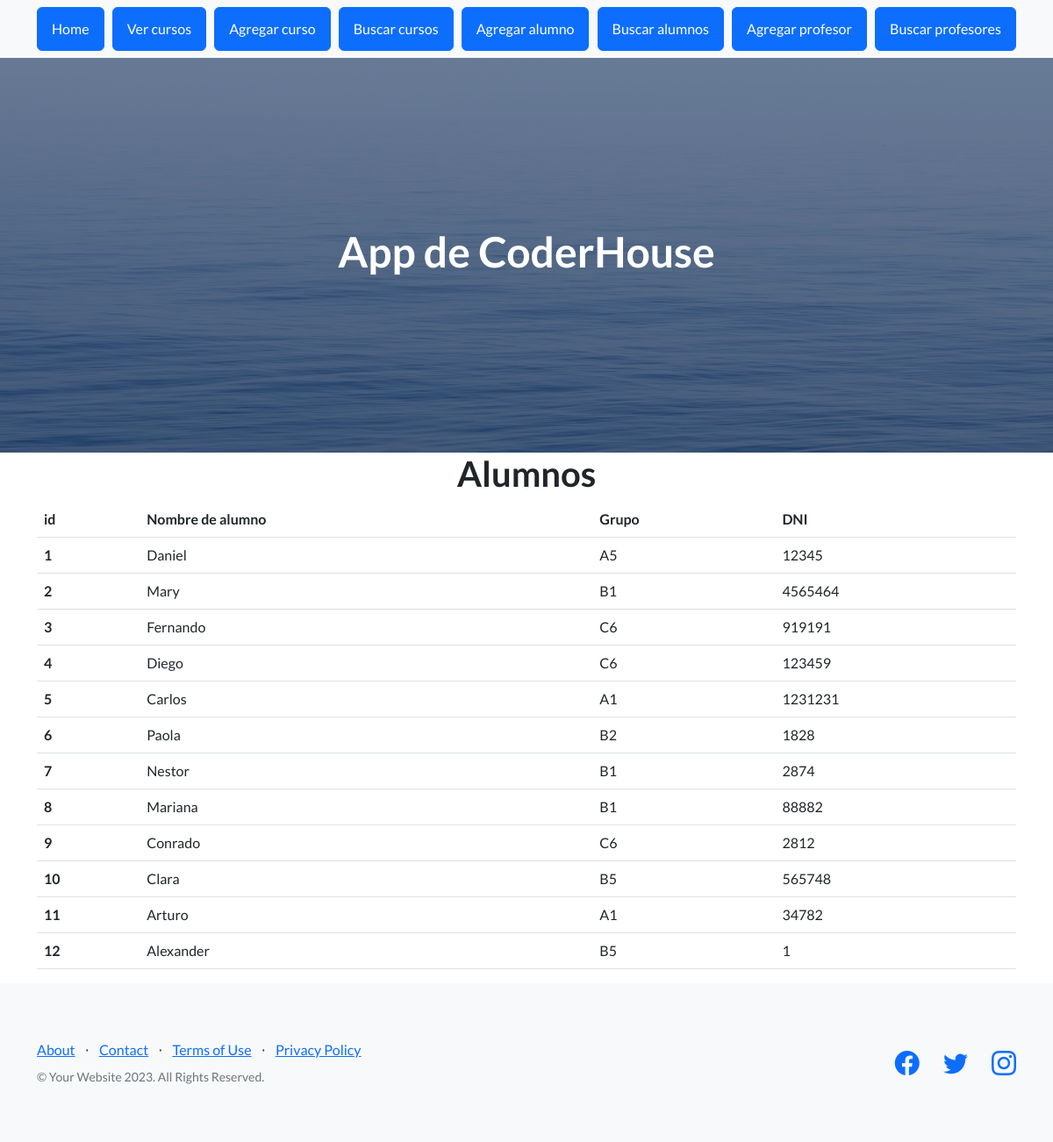
/AppCoder/ver_alumnos, run on the app's committed database.
### AppCoder/models.py (models this page shows)
class Alumno (models.Model):
    nombre =models.CharField(max_length=40)
    dni = models.IntegerField()
    grupo = models.CharField(max_length=40)

### AppCoder/views.py (the view)
# urls.py: path("ver_alumnos",views.ver_alumnos, name ="ver_alumnos"),
def ver_alumnos(request):
    alumnos=Alumno.objects.all()
    dicc={"alumnos":alumnos}
    plantilla = loader.get_template("alumno_alumnos.html")
    documento=plantilla.render(dicc)
    return HttpResponse(documento)

### AppCoder/template/alumno_alumnos.html
{% extends 'padre.html' %}
{% load static %}
{% block contenido %}
  <main class="container">
    <h1 class="text-xl-center">Alumnos</h1>
    <table class="table">
        <thead>
            <tr>
                <th>id</th>
                <th>Nombre de alumno</th>
                <th>Grupo</th>
                <th>DNI</th>
            </tr>
        </thead>
        <tbody>
            {% for n in alumnos %}
            <tr>
                <th scope ="row">{{n.id}}</th>
                <td>{{n.nombre}}</td>
                <td>{{n.grupo}}</td>
                <td>{{n.dni}}</td>
            </tr>
            {% endfor %}
        </tbody>
    </table>
  </main>
{% endblock %}

### data on the page
Alumno: id "1", nombre "Daniel", grupo "A5", dni "12345"
Alumno: id "2", nombre "Mary", grupo "B1", dni "4565464"
Alumno: id "3", nombre "Fernando", grupo "C6", dni "919191"
Alumno: id "4", nombre "Diego", grupo "C6", dni "123459"
Alumno: id "5", nombre "Carlos", grupo "A1", dni "1231231"
Alumno: id "6", nombre "Paola", grupo "B2", dni "1828"
Alumno: id "7", nombre "Nestor", grupo "B1", dni "2874"
Alumno: id "8", nombre "Mariana", grupo "B1", dni "88882"
Alumno: id "9", nombre "Conrado", grupo "C6", dni "2812"
Alumno: id "10", nombre "Clara", grupo "B5", dni "565748"
Alumno: id "11", nombre "Arturo", grupo "A1", dni "34782"
Alumno: id "12", nombre "Alexander", grupo "B5", dni "1"
